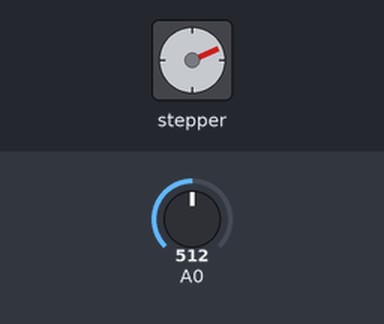
Recording of a sketch running on a simulated Arduino Uno, built with avr-gcc and run on an emulated ATmega328P. Shown: stepper motor. The inputs (shaded band) are chosen by the test bench; at power-on: A0 = 512. Stepper angles assume 48 steps per turn.

Above: at 1.2 s.
1.3 s: A0 set to 716
At 1.68 s:
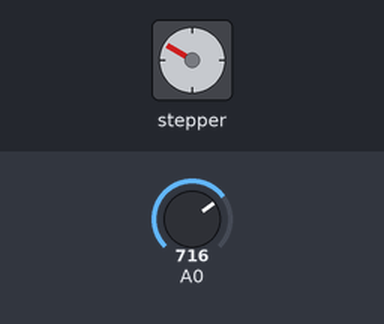
4.3 s: A0 set to 900
At 4.7 s:
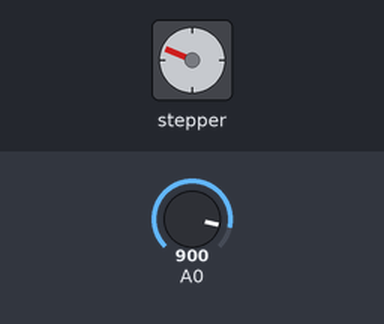
7.3 s: A0 set to 511
At 7.72 s:
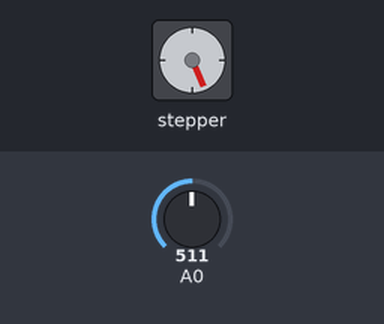
10.3 s: A0 set to 1023
Timing chart, 0 to 17.3 s (numbered marks = the images above; inputs shaded):
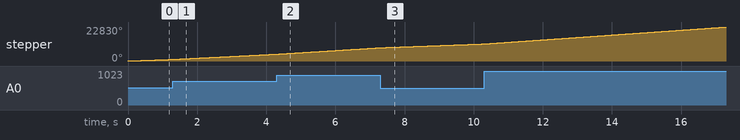

The sketch:

Demo2_stepper_speedControl.ino
```cpp
/*
 Stepper Motor Control - speed control

 This program drives a unipolar or bipolar stepper motor.
 The motor is attached to digital pins 8 - 11 of the Arduino.
 A potentiometer is connected to analog input 0.

 The motor will rotate in a clockwise direction. The higher the potentiometer value,
 the faster the motor speed. Because setSpeed() sets the delay between steps,
 you may notice the motor is less responsive to changes in the sensor value at
 low speeds.

 Created 30 Nov. 2009
 Modified 28 Oct 2010
 by Tom Igoe

 */

#include <Stepper.h>

const int stepsPerRevolution = 48;  // change this to fit the number of steps per revolution
// for your motor


// initialize the stepper library on pins 8 through 11:
Stepper myStepper(stepsPerRevolution, 8,9,10,11);

int stepCount = 0;  // number of steps the motor has taken

void setup() {
  // nothing to do inside the setup
}

void loop() {
  // read the sensor value:
  int sensorReading = analogRead(A0);
  // map it to a range from 0 to 100:
  int motorSpeed = map(sensorReading, 0, 1023, 0, 300);
  // set the motor speed:
  if (motorSpeed > 0) {
    myStepper.setSpeed(motorSpeed);
    // step 1/100 of a revolution:
    myStepper.step(1);
  }
}
```
